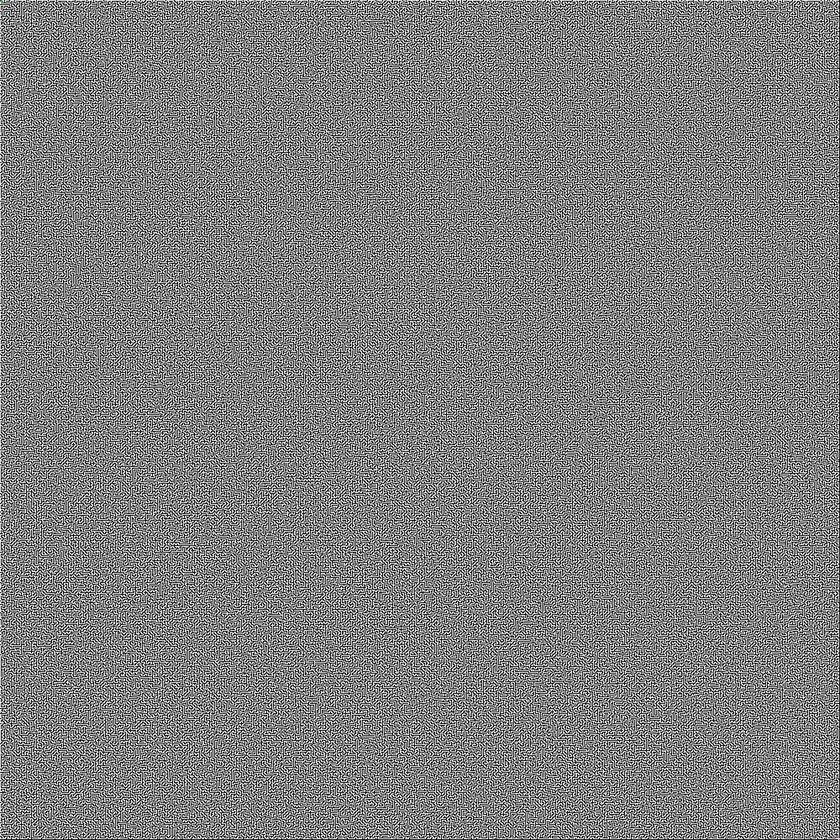
#> input picture 1.png, 840 x 840 px, shrunk from 1000 x 1000 before the run
$ python '找迷宫.py'
#> lines starting #> are read from the running program, lines starting #| are printed output that depends on the picture; after the words box and inside, x2 and y2 are one past the last pixel; in counts of white or black regions, pixels touching at a corner belong together
# -*- coding: utf-8 -*-

import numpy as np
import cv2
from queue import Queue
import time
import heapq
weith=1
def find_shortest_path(maze):

    start = (0, 0)  # 入口坐标
    end = (len(maze)-1, len(maze[0])-1)  # 出口坐标

    visited = set()  # 记录已经访问过的坐标
    queue = Queue()  # 广度优先搜索的队列
    queue.put((start, []))  # 将起始坐标和路径加入队列

    while not queue.empty():
        current, path = queue.get()
        row, col = current

        # 到达出口，返回路径
        if current == end:
            return path + [current]

        # 标记当前坐标为已访问
        visited.add(current)

        # 检查上下左右四个方向的邻居
        neighbors = [(row-weith, col), (row+weith, col), (row, col-weith), (row, col+weith)]
        for neighbor in neighbors:
            n_row, n_col = neighbor

            # 检查邻居是否在迷宫范围内且不是墙壁，并且没有被访问过
            if 0 <= n_row < len(maze) and 0 <= n_col < len(maze[0]) and maze[n_row][n_col] == 0 and neighbor not in visited:
                queue.put((neighbor, path + [current]))  # 将邻居加入队列，并将路径更新为当前路径加上当前坐标
                visited.add(neighbor)  # 标记邻居为已访问

    return None  # 如果找不到最佳路径，返回None

def heuristic(node, goal):
    # 使用曼哈顿距离作为启发函数
    return abs(node[0] - goal[0]) + abs(node[1] - goal[1])

def find_shortest_path2(maze):
    start = (0, 0)  # 入口坐标
    end = (len(maze)-1, len(maze[0])-1)  # 出口坐标

    # 创建一个优先队列来存储待探索的节点
    queue = [(0, start)]
    heapq.heapify(queue)

    # 创建一个字典来存储每个节点的最短路径距离
    distance = {start: 0}

    # 创建一个字典来存储每个节点的前一个节点，用于最后重构路径
    previous = {start: None}

    while queue:
        # 从队列中取出距离最小的节点
        current_distance, current = heapq.heappop(queue)

        # 到达目标位置，结束搜索
        if current == end:
            break

        # 检查上下左右四个方向的邻居
        neighbors = [(current[0]-1, current[1]), (current[0]+1, current[1]), (current[0], current[1]-1), (current[0], current[1]+1)]
        for neighbor in neighbors:
            n_row, n_col = neighbor

            # 检查邻居是否在迷宫范围内且不是墙壁
            if 0 <= n_row < len(maze) and 0 <= n_col < len(maze[0]) and maze[n_row][n_col] == 0:
                # 计算邻居节点的新距离
                new_distance = distance[current] + 1

                # 如果新距离比之前的距离更小，更新距离和前一个节点
                if neighbor not in distance or new_distance < distance[neighbor]:
                    distance[neighbor] = new_distance
                    previous[neighbor] = current

                    # 计算启发函数的值
                    priority = new_distance + heuristic(neighbor, end)

                    # 将邻居节点加入优先队列
                    heapq.heappush(queue, (priority, neighbor))

    # 重构路径
    path = []
    if end in previous:
        current = end
        while current:
            path.append(current)
            current = previous[current]
        path.reverse()

    return path

# im = cv2.imread('test.jpg')#
im = cv2.imread('1.png')#
#> im is the input picture: shape (840, 840, 3); mean B, G, R 127, 127, 127
# im = cv2.imread('../data/black-white-rect.png')#contour.jpg #
# im = cv2.imread('../data/chessboard.jpeg')
imgray = cv2.cvtColor(im, cv2.COLOR_BGR2GRAY)

# cv2.imshow("imgray", imgray)

#需要注意的是cv2.findContours()函数接受的参数为二值图，即黑白的（不是灰度图）
# 所以读取的图像要先转成灰度的，再转成二值图
# ret, thresh = cv2.threshold(imgray, 0, 25, 0)
ret, thresh = cv2.threshold(imgray, 0, 100, 0)
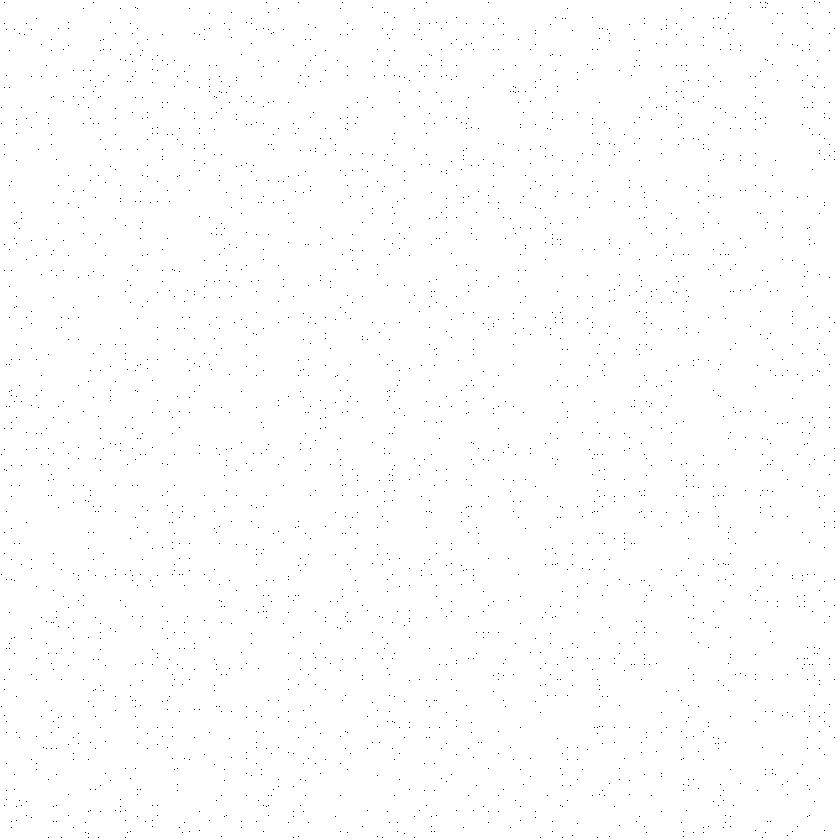
#> thresh: shape (840, 840); values 0 (black) and 100 (white), 99.6% white; black in thin lines or dots
# ret, thresh = cv2.threshold(src=imgray, thresh=150, maxval=255, type=cv2.THRESH_BINARY)#src, thresh, maxval, type

# cv2.imshow("thresh", thresh)
#轮廓提取模式 Contour_Retrieval_Mode

contours, hierarchy = cv2.findContours(thresh, cv2.RETR_TREE, cv2.CHAIN_APPROX_SIMPLE)
#> contours = 2925 contours, 2924 with area under 20; largest, box (x1, y1, x2, y2) and area: (0, 0, 840, 840) 703921
print("contours size: ", len(contours))
#| contours size:  2925
maze_array = np.zeros_like(im)
img = cv2.drawContours(maze_array, contours, -1, (255,255,255), thickness=cv2.FILLED, hierarchy=hierarchy)#获取轮廓和数组
#> img: shape (840, 840, 3); 99.6% white; black in thin lines or dots
# [19 lines of commented-out code are left out]
def convert_to_2d_array(maze_array):
    # 获取迷宫数组的维度
    rows, cols,_ = maze_array.shape
#> rows = 840; cols = 840


    # 创建一个新的二维数组
    maze_2d = np.empty((rows, cols), dtype=int)
    # print(maze_2d.shape)

    for i in range(maze_array.shape[0]):
        for j in range(maze_array.shape[1]):
            if maze_array[i][j][0]>0:
                maze_2d[i][j]=0
            else:
                maze_2d[i][j]=1
#> maze_2d: shape (840, 840) int64; values 0 (black) and 1 (white), 0.41% white in thin lines or dots
        # 将数组中的元素根据条件转换为0或1
        # maze_2d = np.where((maze_array == [0, 0, 0]).all(axis=1), 0, 1)

    return maze_2d


maze_2d=convert_to_2d_array(maze_array)
np.savetxt('1.txt', maze_2d, fmt='%d')

# [4 lines of commented-out code are left out]


start_time = time.time()  # 记录开始时间


# 找出口
path=find_shortest_path2(maze_2d)
#> in find_shortest_path2, `end = (len(maze)-1, len(maze[0])-1)`: end = (839, 839)
#> the loop in find_shortest_path2, `while queue:` made 702676 passes
#> (current, neighbors) on passes 2 to 4: ((0, 1), [(-1, 1), (1, 1), (0, 0), (0, 2)]), ((0, 2), [(-1, 2), (1, 2), (0, 1), (0, 3)]), ((0, 3), [(-1, 3), (1, 3), (0, 2), (0, 4)])
#> after the loop in find_shortest_path2, `while queue:`: distance = 702676 items
#> in find_shortest_path2, `path = []`: path = []
#> in find_shortest_path2, `current = end`: current = (839, 839)
#> the loop in find_shortest_path2, `while current:` made 1679 passes
#> current on passes 1 to 3: (838, 839), (837, 839), (836, 839)
#> after the loop in find_shortest_path2, `while current:`: path = 1679 pairs, first value 0 to 839, second value 0 to 839
end_time = time.time()  # 记录结束时间
print("运行时间：", end_time - start_time, "秒")
# 将最佳路径以绿线标记在图像上
cell_size=1
try:
    for i in range(len(path) - 1):
        x1 = path[i][1] * cell_size + cell_size // 2
        y1 = path[i][0] * cell_size + cell_size // 2
        x2 = path[i+1][1] * cell_size + cell_size // 2
        y2 = path[i+1][0] * cell_size + cell_size // 2

        # cv2.line(img,(x1, y1, x2, y2), fill="red", width=5)
        cv2.line(img, (x1, y1), (x2, y2), (0, 0, 255), 1)
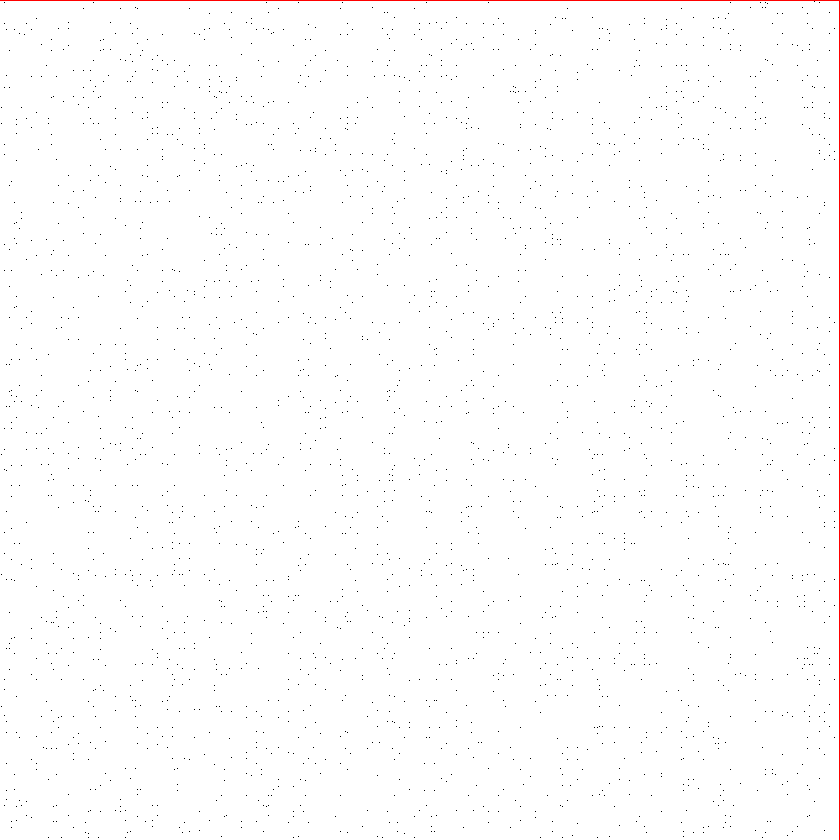
#> img: shape (840, 840, 3); mean of channels 0, 1, 2 253.3, 253.3, 253.9; drawn as B, G, R
except Exception as e:
    print("Error:", e)


# 保存图像

cv2.namedWindow("contour.jpg", 0)
cv2.imshow("contour.jpg", img)
cv2.imwrite("2.png", img)
cv2.waitKey(0)
